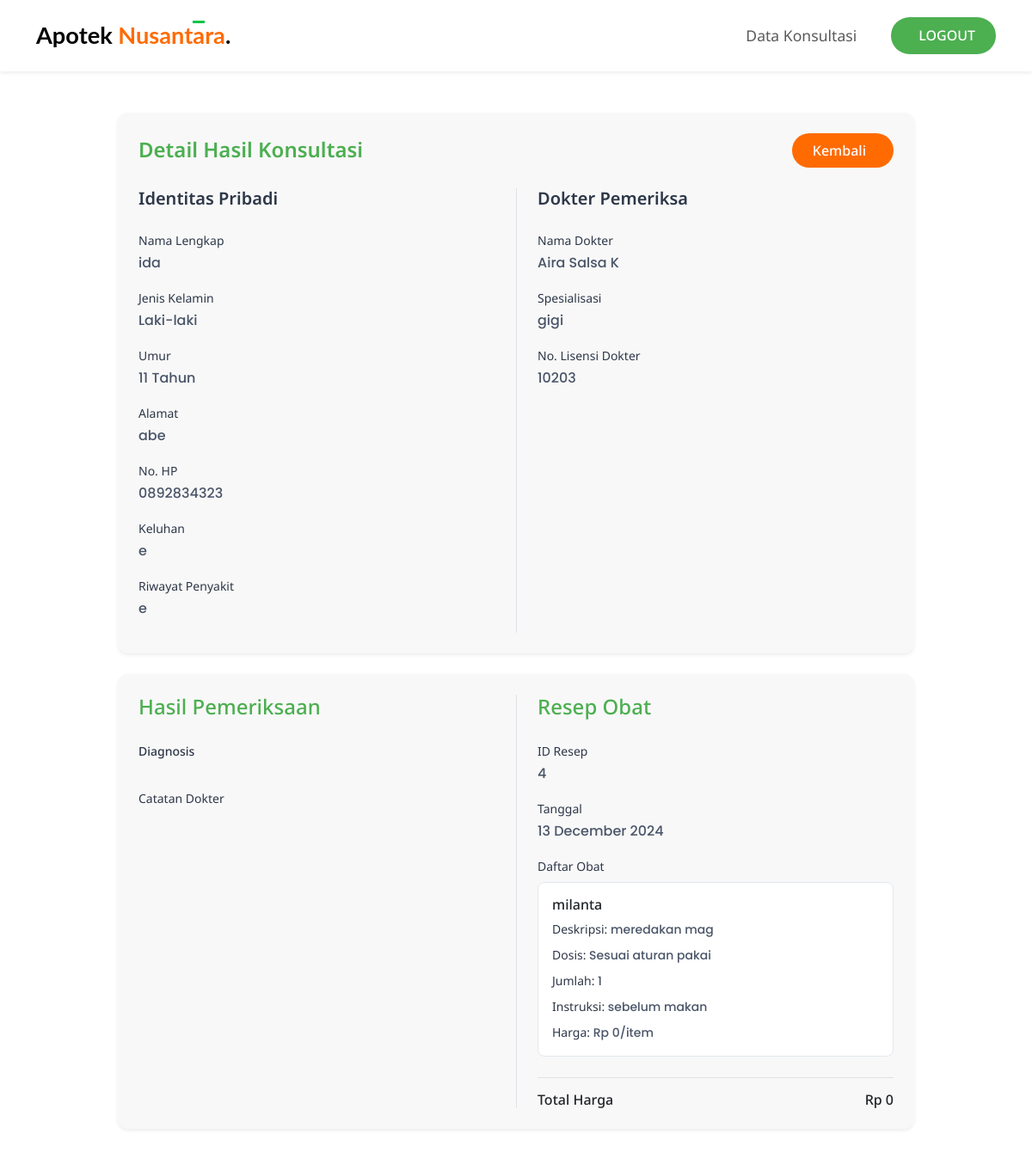
/Dokter/Detail_data_pasien.php?id_konsultasi=28 (signed in), run on the app's committed database.
### tables this page shows
CREATE TABLE `konsultasi` (
  `id_konsultasi` int(100) NOT NULL,
  `id_pasien` int(10) NOT NULL,
  `tanggal_konsultasi` date NOT NULL,
  `id_dokter` int(10) NOT NULL,
  `status_nomor_antrian` tinyint(1) NOT NULL,
  `waktu_konsultasi` time NOT NULL,
  `nomor_antrian` varchar(10) DEFAULT NULL,
  `keluhan` varchar(50) NOT NULL,
  `riwayat_penyakit` varchar(100) NOT NULL,
  `status_konsultasi` varchar(30) NOT NULL
);

CREATE TABLE `pasien` (
  `id_pasien` int(10) NOT NULL,
  `umur` int(3) NOT NULL,
  `id_dokter` int(10) DEFAULT NULL,
  `nomor_telepon` varchar(20) NOT NULL,
  `alamat` text NOT NULL,
  `jenis_kelamin` enum('Laki-laki','Perempuan','','') NOT NULL,
  `nama` varchar(30) NOT NULL,
  `id_user` int(5) DEFAULT NULL
);

CREATE TABLE `dokter` (
  `id_dokter` int(10) NOT NULL,
  `nama` varchar(100) NOT NULL,
  `alamat` varchar(20) NOT NULL,
  `jenis_kelamin` enum('Laki-laki','Perempuan','','') NOT NULL,
  `nomor_telepon` varchar(20) NOT NULL,
  `id_user` int(5) DEFAULT NULL
);

CREATE TABLE `spesialis` (
  `id_spesialis` int(15) NOT NULL,
  `nama_spesialis` varchar(30) NOT NULL,
  `nomor_lisensi` int(9) NOT NULL,
  `id_dokter` int(10) NOT NULL
);

CREATE TABLE `resep_obat` (
  `id_resep_obat` int(30) NOT NULL,
  `id_resep` int(20) NOT NULL,
  `id_obat` int(25) NOT NULL,
  `instruksi_pengguna` varchar(100) NOT NULL,
  `jumlah_obat` int(11) DEFAULT NULL
);

CREATE TABLE `resep` (
  `id_resep` int(20) NOT NULL,
  `id_pasien` int(10) NOT NULL,
  `id_dokter` int(10) NOT NULL,
  `dosis` varchar(100) NOT NULL,
  `tanggal_resep` date NOT NULL,
  `id_konsultasi` int(100) DEFAULT NULL
);

CREATE TABLE `obat` (
  `id_obat` int(25) NOT NULL,
  `deskripsi` varchar(100) NOT NULL,
  `nama_obat` varchar(100) NOT NULL,
  `jenis_obat` varchar(50) NOT NULL,
  `tanggal_kadaluarsa` date NOT NULL,
  `harga` decimal(10,0) NOT NULL
);

### Dokter/Detail_data_pasien.php (the view, shortened to what this page needs)
<?php
include '../Koneksi/Config.php';
$id_konsultasi = isset($_GET['id_konsultasi']) ? intval($_GET['id_konsultasi']) : 0;
$sql_detail = "SELECT k.*, p.nama as nama_pasien, p.umur, p.nomor_telepon, p.alamat, p.jenis_kelamin,
                      d.nama as nama_dokter, COALESCE(s.nama_spesialis, 'Umum') as nama_spesialis,
                      s.nomor_lisensi
               FROM konsultasi k
               JOIN pasien p ON k.id_pasien = p.id_pasien
               JOIN dokter d ON k.id_dokter = d.id_dokter
               LEFT JOIN spesialis s ON d.id_dokter = s.id_dokter
               WHERE k.id_konsultasi = $id_konsultasi";
$result_detail = $conn->query($sql_detail);
$detail = $result_detail->fetch_assoc();
$sql_resep = "SELECT r.id_resep, r.tanggal_resep, r.dosis,
                     ro.jumlah_obat, ro.instruksi_pengguna,
                     o.nama_obat, o.deskripsi, o.harga
              FROM resep r
              JOIN resep_obat ro ON r.id_resep = ro.id_resep
              JOIN obat o ON ro.id_obat = o.id_obat
              JOIN konsultasi k ON k.id_konsultasi = $id_konsultasi
              WHERE (r.id_konsultasi = $id_konsultasi
                    OR (r.id_pasien = k.id_pasien
                        AND DATE(r.tanggal_resep) = DATE(k.tanggal_konsultasi)))";
$result_resep = $conn->query($sql_resep);
$total_harga = 0;
$resep_items = array();
if ($result_resep) {
    while($row = $result_resep->fetch_assoc()) {
        $harga_per_obat = $row['harga'] * $row['jumlah_obat'];
        $total_harga += $harga_per_obat;
        $resep_items[] = $row;
    }
}
?>
<!DOCTYPE html>
<html lang="en">
<head>
    <link href="https://cdn.jsdelivr.net/npm/bootstrap@5.3.3/dist/css/bootstrap.min.css" rel="stylesheet">
    <link rel="stylesheet" href="../CSS/navbar.css">
    <link rel="stylesheet" href="../CSS/Detail_data_konsultasi.css">
</head>
<body>
   <nav class="navbar navbar-expand-lg navbar-light bg-white shadow-sm">
        <div class="container">
            <a class="navbar-brand" href="#">Apotek <span class="brand-orange">Nusant<span class="strikethrough-a">a</span>ra</span>.</a>
            <div class="collapse navbar-collapse" id="navbarNav">
                <ul class="navbar-nav ms-auto">
                    <li class="nav-item">
                        <a class="nav-link" href="#">Data Konsultasi</a>
                    </li>
                <button class="btn btn-custom-green">
                    <i class="fas fa-sign-out-alt me-2"></i>LOGOUT
                </button>
            </div>
            </div>
    </nav>
<div class="container mt-5">
    <div class="row justify-content-center">
        <div class="col-lg-10">
            <div class="card shadow-sm mb-4">
                <div class="card-body p-4">
                    <div class="d-flex justify-content-between align-items-center mb-4">
                        <h4 class="card-title mb-0" style="color: #4CAF50;">Detail Hasil Konsultasi</h4>
                        <button class="btn btn-custom-orange">
                            <a href="Dashboard_dokter.php" class="fas fa-arrow-left me-2" style = " text-decoration: none; color : white;">Kembali</a>
                        </button>
                    </div>
                    <div class="row">
                        <div class="col-md-6 pe-md-4">
                            <h5 class="mb-4">Identitas Pribadi</h5>
                            <div class="mb-3">
                                <label class="mb-1">Nama Lengkap</label>
                                <p class="fw-medium"><?php echo $detail['nama_pasien']; ?></p>
                            </div>
                            <div class="mb-3">
                                <label class="mb-1">Jenis Kelamin</label>
                                <p class="fw-medium"><?php echo $detail['jenis_kelamin']; ?></p>
                            </div>
                            <div class="mb-3">
                                <label class="mb-1">Umur</label>
                                <p class="fw-medium"><?php echo $detail['umur']; ?> Tahun</p>
                            </div>
                            <div class="mb-3">
                                <label class="mb-1">Alamat</label>
                                <p class="fw-medium"><?php echo $detail['alamat']; ?></p>
                            </div>
                            <div class="mb-3">
                                <label class="mb-1">No. HP</label>
                                <p class="fw-medium"><?php echo $detail['nomor_telepon']; ?></p>
                            </div>
                            <div class="mb-3">
                                <label class="mb-1">Keluhan</label>
                                <p class="fw-medium"><?php echo $detail['keluhan']; ?></p>
                            </div>
                            <div class="mb-3">
                                <label class="mb-1">Riwayat Penyakit</label>
                                <p class="fw-medium"><?php echo $detail['riwayat_penyakit']; ?></p>
                            </div>
                        </div>
                        <div class="col-md-6 ps-md-4 border-start">
                            <h5 class="mb-4">Dokter Pemeriksa</h5>
                            <div class="mb-3">
                                <label class="mb-1">Nama Dokter</label>
                                <p class="fw-medium"><?php echo $detail['nama_dokter']; ?></p>
                            </div>
                            <div class="mb-3">
                                <label class="mb-1">Spesialisasi</label>
                                <p class="fw-medium"><?php echo $detail['nama_spesialis']; ?></p>
                            </div>
                            <div class="mb-3">
                                <label class="mb-1">No. Lisensi Dokter</label>
                                <p class="fw-medium"><?php echo $detail['nomor_lisensi']; ?></p>
                            </div>
                        </div>
                    </div>
                </div>
            </div>
            <div class="card_second shadow-sm">
                <div class="card-body p-4">
                    <div class="row">
                        <div class="col-md-6 pe-md-4">
                            <h4 class="text-success mb-4">Hasil Pemeriksaan</h4>
                            <div class="mb-4">
                                <label class="mb-2 fw-medium">Diagnosis</label>
                            </div>
                            <div class="mb-4">
                                <label class="mb-2">Catatan Dokter</label>
                            </div>
                        </div>
                        <div class="col-md-6 ps-md-4 border-start">
                            <h4 class="text-success mb-4">Resep Obat</h4>
                            <div class="mb-3">
                                <label class="mb-1">ID Resep</label>
                                <p class="fw-medium"><?php echo isset($resep_items[0]) ? htmlspecialchars($resep_items[0]['id_resep']) : '-'; ?></p>
                            </div>
                            <div class="mb-3">
                                <label class="mb-1">Tanggal</label>
                                <p class="fw-medium"><?php echo isset($resep_items[0]) ? date('d F Y', strtotime($resep_items[0]['tanggal_resep'])) : '-'; ?></p>
                            </div>
                            <div class="mb-3">
                                <label class="mb-2">Daftar Obat</label>
                                <?php if(empty($resep_items)): ?>
                                    <div class="alert alert-info">Belum ada resep obat untuk konsultasi ini.</div>
                                <?php else: ?>
                                    <?php foreach($resep_items as $obat): ?>
                                    <div class="card bg-light mb-3">
                                        <div class="card-body p-3">
                                            <h6 class="fw-medium mb-2"><?php echo htmlspecialchars($obat['nama_obat']); ?></h6>
                                            <p class="small mb-2"><span>Deskripsi:</span> <?php echo htmlspecialchars($obat['deskripsi']); ?></p>
                                            <p class="small mb-2"><span>Dosis:</span> <?php echo htmlspecialchars($obat['dosis']); ?></p>
                                            <p class="small mb-2"><span>Jumlah:</span> <?php echo htmlspecialchars($obat['jumlah_obat']); ?></p>
                                            <p class="small mb-2"><span>Instruksi:</span> <?php echo htmlspecialchars($obat['instruksi_pengguna']); ?></p>
                                            <p class="small mb-0"><span>Harga:</span> Rp <?php echo number_format($obat['harga'], 0, ',', '.'); ?>/item</p>
                                        </div>
                                    </div>
                                    <?php endforeach; ?>
                                <?php endif; ?>
                            </div>
                            <div class="mt-4 pt-3 border-top">
                                <div class="d-flex justify-content-between align-items-center">
                                    <h6 class="mb-0">Total Harga</h6>
                                    <h6 class="fw-medium mb-0">Rp <?php echo number_format($total_harga, 0, ',', '.'); ?></h6>
                                </div>
                            </div>
                        </div>
                    </div>
                </div>
            </div>
        </div>
    </div>
</div>
</body>
</html>

### CSS/navbar.css (style rules this page uses)
body { font-family: 'Noto Sans', sans-serif; }
.navbar { padding-top: 1rem; padding-bottom: 1rem; }
.navbar-brand { font-family: 'Lato', sans-serif; font-weight: 700; font-size: 1.7rem; }
.nav-link { font-size: 1.1rem; padding: 0.5rem 1rem !important; }
h1, h2, h3, h4, h5, h6, .card-title, .btn, .badge { font-family: 'Noto Sans', sans-serif; }
.card-title { font-weight: 600; }
.btn { font-weight: 500; }
.btn-custom-green { background-color: #4CAF50; color: white; border-radius: 50px; padding: 8px 24px; border: none; font-weight: 500; transition: all 0.3s ease; }
.brand-orange { color: #FF6B00; }
.strikethrough-a { position: relative; }
.strikethrough-a::before { content: ''; position: absolute; top: -0.5px; left: 0; width: 100%; height: 3px; background-color: #0cc544; }

### CSS/Detail_data_konsultasi.css (style rules this page uses)
p { font-family: 'Poppins', sans-serif; font-weight: 500 !important; margin-bottom: 0.5rem; color: #4A5568; }
.small { font-family: 'Poppins', sans-serif; font-size: 0.875rem; }
.small span { font-family: 'Noto Sans', sans-serif; font-weight: 400 !important; }
.card_second { margin-bottom: 4rem; background-color: #f8f8f8; border-radius: 12px; }
.card_second .bg-light { background-color: white !important; border: 1px solid #E2E8F0; border-radius: 8px; }
.card { border: none; border-radius: 12px; font-family: 'Noto Sans', sans-serif; background-color: #f8f8f8; }
.card-title { font-weight: 600; }
h5 { font-weight: 600; color: #2D3748; }
label { font-size: 0.875rem; font-weight: 500; }
.fw-medium { font-weight: 500 !important; }
.text-success { color: #4CAF50 !important; }
.small { font-size: 0.875rem; }
h5 { font-family: 'Noto Sans', sans-serif; font-weight: 600; color: #2D3748; }
label { font-family: 'Noto Sans', sans-serif; font-size: 0.875rem; font-weight: 400; color: #2D3748; }
p { font-family: 'Poppins', sans-serif; font-weight: 500; color: #4A5568; margin-bottom: 0.5rem; }
.small span { font-family: 'Noto Sans', sans-serif; font-weight: 400; color: #2D3748; }
.btn-custom-orange { background-color: #FF6B00; color: white; border-radius: 50px; padding: 8px 24px; border: none; font-weight: 500; font-family: 'Noto Sans', sans-serif; transition: all 0.3s ease; }

### data on the page
konsultasi: id_pasien.nama "ida", id_pasien.jenis_kelamin "Laki-laki", id_pasien.umur "11", id_pasien.alamat "abe", id_pasien.nomor_telepon "0892834323", keluhan "e", riwayat_penyakit "e", id_dokter.nama "Aira Salsa K", spesialis.nomor_lisensi "10203"
resep_obat: id_resep.id_resep "4", id_resep.tanggal_resep "13 December 2024", id_obat.nama_obat "milanta", id_obat.deskripsi "meredakan mag", id_resep.dosis "Sesuai aturan pakai", jumlah_obat "1", instruksi_pengguna "sebelum makan", id_obat.harga "0"

### other printed values
$detail['nama_spesialis'] "gigi"
$total_harga "0"
